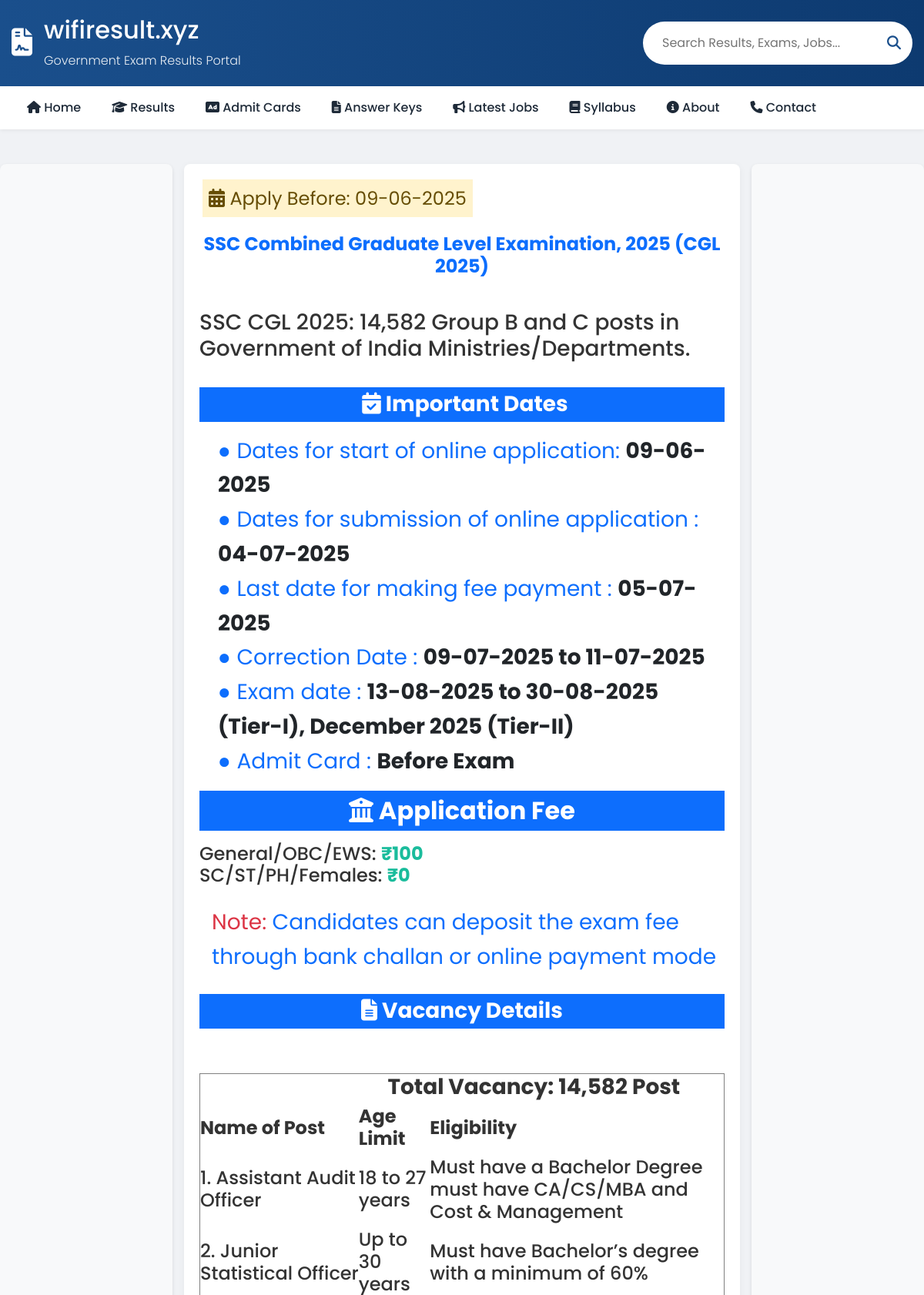
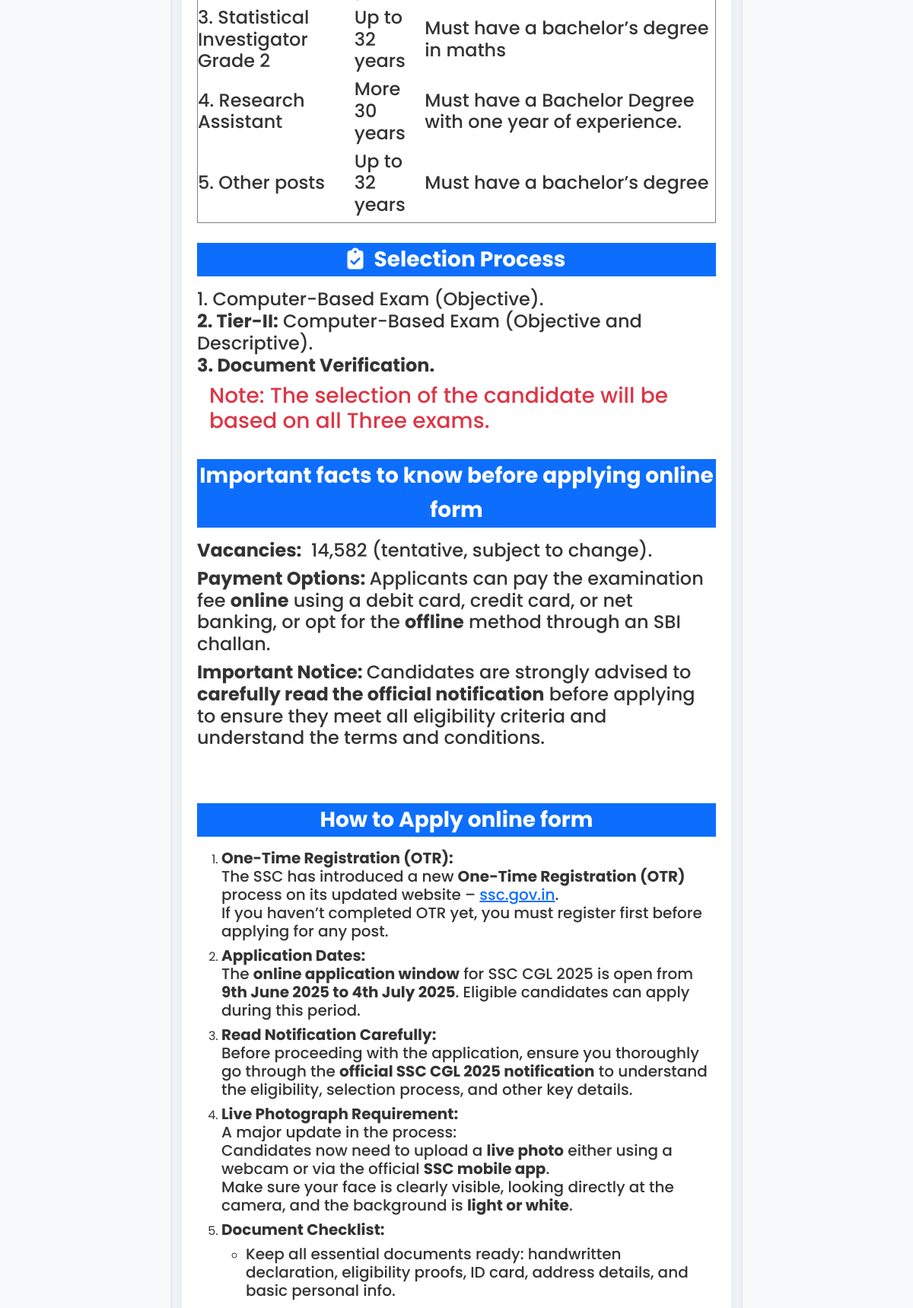
Screenshot of /jobs/ssc-combined-graduate-level-examination-cgl-online/ (upper part) with the database file from the repository (2 pictures, top to bottom).
### wifiapp1/models.py (models this page shows, shortened)
class Job(models.Model):
    title = models.CharField(max_length=100, blank=True, null=True)
    meta_description = models.TextField(max_length=300, blank=True, null=True)
    meta_keywords = models.TextField(max_length=300,blank=True, null=True)
    schema = models.TextField(blank=True, null=True)
    og_image = models.ImageField(upload_to='og_images/', blank=True, null=True, help_text="Open Graph image for social sharing")
    og_image_alt = models.CharField(max_length=255,blank=True,null=True,help_text="Alternate text for OG Image (used in og:image:alt)")
    updated_at = models.DateTimeField(auto_now=True)  # automatic on update
    apply_date = models.CharField(max_length=100,blank=True, null=True)
    vacancy_title = models.TextField(max_length=250, blank=True, null=True)
    vacancy_name = RichTextField(blank=True, null=True)
    online_application_date= models.CharField(max_length=100,blank=True, null=True)
    online_last_date = models.CharField(max_length=100,blank=True, null=True)
    receipt_of_application = models.CharField(max_length=100,blank=True, null=True)
    last_date_fee = models.CharField(max_length=100,blank=True, null=True)
    correction_date = models.CharField(max_length=100,blank=True, null=True)
    exam_date = models.CharField(max_length=100,blank=True, null=True)
    admit_card_available = models.CharField(max_length=100,blank=True, null=True)
    answerkey_available_date = models.CharField(max_length=100,blank=True, null=True)
    result_available = models.CharField(max_length=100,blank=True, null=True)
    final_result_available = models.CharField(max_length=100,blank=True, null=True)
    applecation_fee= RichTextField(blank=True, null=True)
    vacancy_details = RichTextField()
    eligibility_criteria=RichTextField(blank=True, null=True)
    selection_process= RichTextField()
    important_information= RichTextField()
    how_to_apply= RichTextField()
    apply_online_link=models.URLField(blank=True, null=True)
    admitcard_link=models.URLField(blank=True, null=True)
    answerkeyI_link=models.URLField(blank=True, null=True)
    answerkeyII_link=models.URLField(blank=True, null=True)
    result_link=models.URLField(blank=True, null=True)
    resultI_link=models.URLField(blank=True, null=True)
    resultII_link=models.URLField(blank=True, null=True)
    result_final_link=models.URLField(blank=True, null=True)
    notification_link=models.URLField(blank=True, null=True)
    officialwebsite_link=models.URLField(blank=True, null=True)
    slug=models.SlugField(unique=True, blank=True)
    active = models.BooleanField(default=True)

### wifiapp1/views.py (the view)
# urls.py: path("jobs/<slug:slug>/", views.jobpost, name="jobpost"),
def jobpost(request, slug):
    job = get_object_or_404(Job, slug=slug)
    return render(request, "job/jobslug.html", {"job": job,})

### templates/job/jobslug.html (shortened to what this page needs)
{% extends "basefile/base.html" %}
{% load static %}
{% block seo %}
<link rel="stylesheet" href="https://cdnjs.cloudflare.com/ajax/libs/font-awesome/6.4.0/css/all.min.css">
<link rel="stylesheet" href="{% static 'css/base.css' %}">
{% endblock seo %}
{% block body %}
<main>
    <div class="main-left"></div>
    <div class="main-between">
        <br>
        {% if job.apply_date %}
        <div class="bg-warning-subtle d-inline p-2 ms-1 fs-4 text-warning-emphasis">
            <i class="fas fa-calendar-alt"></i> Apply Before: {{job.apply_date}}
        </div>
        {% endif %}
        <br> <br>
        {% if job.vacancy_title %}
        <h4 class="fw-bold text-primary text-center fs-4">{{job.vacancy_title}}</h4>
        {% endif %}
        <br>
        {% if job.vacancy_name %}
        <h2>{{job.vacancy_name|safe}}</h2>
        {% endif %}
        <br>
        <div class="bg-primary text-white text-center fw-bold fs-3 text-center-mobile">
            <i class="fas fa-calendar-check text-white ms-2"></i> Important Dates
        </div>
        {% if job.online_application_date %}
        <div class="text-primary ms-4 fs-3 mt-3">
            ● Dates for start of online application:
            <span class="text-dark fw-bold">{{job.online_application_date}}</span>
        </div>
        {% endif %}
   {% if job.online_last_date %}
     <div class="text-primary ms-4 fs-3"> ● Dates for submission of online application : <span class="text-dark fw-bold">  {{job.online_last_date}}  </span></div>
    {% endif %}
    {% if job.last_date_fee %}
       <div class="text-primary ms-4 fs-3"> ● Last date for making fee payment  : <span class="text-dark fw-bold">  {{job.last_date_fee}}    </span></div>
    {% endif %}
    {% if job.correction_date %}
         <div class="text-primary ms-4 fs-3">●  Correction Date  : <span class="text-dark fw-bold"> {{job.correction_date}}   </span></div>
    {% endif %}
    {% if job.exam_date %}
          <div class="text-primary ms-4 fs-3">  ● Exam date  : <span class="text-dark fw-bold">{{job.exam_date}}   </span></div>
    {% endif %}
    {% if job.admit_card_available %}
           <div class="text-primary ms-4 fs-3">● Admit Card   : <span class="text-dark fw-bold">{{job.admit_card_available}}  </span></div>
           {% endif %}
          {% if job.applecation_fee %}
        <div class="text-dark fs-2 bg-primary text-white fw-bold text-center text-center-mobile mb-3 mt-3">
            <i class="fas fa-university"></i> Application Fee</div>
        {{job.applecation_fee|safe}}
        {% endif %}
        <div class="text-primary ms-3 fs-3 mt-4">
            <span class="text-danger fs-3">Note:</span>
            Candidates can deposit the exam fee through bank challan or online payment mode
        </div>
        <br>
        {% if job.vacancy_details %}
        <div class="text-success fs-3 mb-3 text-center bg-primary text-white fw-bold text-center-mobile">
            <i class="fas fa-file-alt text-white"></i> Vacancy Details</div>
        {{job.vacancy_details|safe}}
        {% endif %}
        <br>
        {% if job.selection_process %}
        <div class="fs-3 text-center bg-primary text-white fw-bold text-center-mobile mb-3">
 <i class="fas fa-clipboard-check me-2"></i> Selection Process</div>
        {{job.selection_process|safe}}
        {% endif %}
        <div class="text-danger h3 ms-3">
            <span>Note:</span> The selection of the candidate will be based on all Three exams.
        </div>
        <br>
        {% if job.important_information %}
        <div class="fs-3 mb-3 bg-primary text-center text-white fw-bold text-center-mobile">
            Important facts to know before applying online form</div>
        {{job.important_information|safe}}
        {% endif %}
        <br>
        {% if job.how_to_apply %}
        <div class="bg-primary text-white fs-3 text-center text-center-mobile mb-3 fw-bold">
            How to Apply online form</div>
        {{job.how_to_apply|safe}}
        <br>
        {% endif %}
        </div>
        <br>
    <div class="main-right">
    </div>
</main>
{% endblock body %}

### static/css/base.css (style rules this page uses)
:root { --primary: #1a4f8c; --secondary: #ff6b00; --accent: #00a651; --light: #f5f8fa; --dark: #1e2a38; --danger: #e74c3c; --success: #2ecc71; --warning: #f39c12; }
* { margin: 0; padding: 0; box-sizing: border-box; font-family: 'Poppins', sans-serif; }
body { background-color: #f0f2f5; color: #333; line-height: 1.6; }

### templates/job/jobslug.html (style rules this page uses)
:root { --primary: #1a4f8c; --secondary: #ff6b00; --accent: #00a651; --light: #f5f8fa; --dark: #1e2a38; --danger: #e74c3c; --success: #2ecc71; --warning: #f39c12; }
* { margin: 0; padding: 0; box-sizing: border-box; font-family: 'Poppins', sans-serif; }
body { background-color: #f0f2f5; color: #333; line-height: 1.6; }
main { width: 100%; display: flex; flex-wrap: wrap; margin: 20px auto; }
.main-left, .main-right { flex: 0 0 14rem; background-color: #f8f9fa; padding: 15px; border-radius: 8px; box-shadow: 0 2px 5px rgba(0,0,0,0.1); }
.main-between { flex: 1; min-width: 300px; padding: 0 20px; background-color: white; border-radius: 8px; box-shadow: 0 2px 10px rgba(0,0,0,0.05); margin: 0 15px; }

### rows the page displays
Job: apply_date "09-06-2025", vacancy_title "SSC Combined Graduate Level Examination, 2025 (CGL 2025)", vacancy_name "SSC CGL 2025: 14,582 Group B and C posts in Government of India Ministries/Departments.", online_application_date "09-06-2025", online_last_date "04-07-2025", last_date_fee "05-07-2025", correction_date "09-07-2025 to 11-07-2025", exam_date "13-08-2025 to 30-08-2025 (Tier-I), December 2025 (Tier-II)", admit_card_available "Before Exam", applecation_fee "General/OBC/EWS: ₹100 SC/ST/PH/Females: ₹0", vacancy_details "Total Vacancy: 14,582 Post Name of Post Age Limit Eligibility 1. Assistant Audit Officer 18 to 27 years Must have a Bachelor Degree must have CA/CS/MBA and Cost & Management 2. Junior Statistical Officer Up to 30 years Must have Bachelor’s degree with a minimum of 60% 3. Statistical Investigator Grade 2 Up to 32 years Must have a bachelor’s degree in maths 4. Research Assistant More 30 years Must have a Bachelor Degree with one year of experience. 5. Other posts Up to 32 years Must have a bachelor’s degree", selection_process "1. Computer-Based Exam (Objective). 2. Tier-II: Computer-Based Exam (Objective and Descriptive). 3. Document Verification.", important_information "Vacancies: 14,582 (tentative, subject to change). Payment Options: Applicants can pay the examination fee online using a debit card, credit card, or net banking, or opt for the offline method through an SBI challan. Important Notice: Candidates are strongly advised to carefully read the official notification before applying to ensure they meet all eligibility criteria and understand the terms and conditions.", how_to_apply "One-Time Registration (OTR): The SSC has introduced a new One-Time Registration (OTR) process on its updated website – ssc.gov.in . If you haven’t completed OTR yet, you must register first before applying for any post. Application Dates: The online application window for SSC CGL 2025 is open from 9th June 2025 to 4th July 2025 . Eligible candidates can apply during this period. Read Notification Carefully: Before proceeding with the application, ensure you thoroughly go through the official SSC CGL 2025 notification to understand the eligibility, selection process, and other key details. Live Photograph Requirement: A major update in the process: Candidates now need to upload a live photo…"
